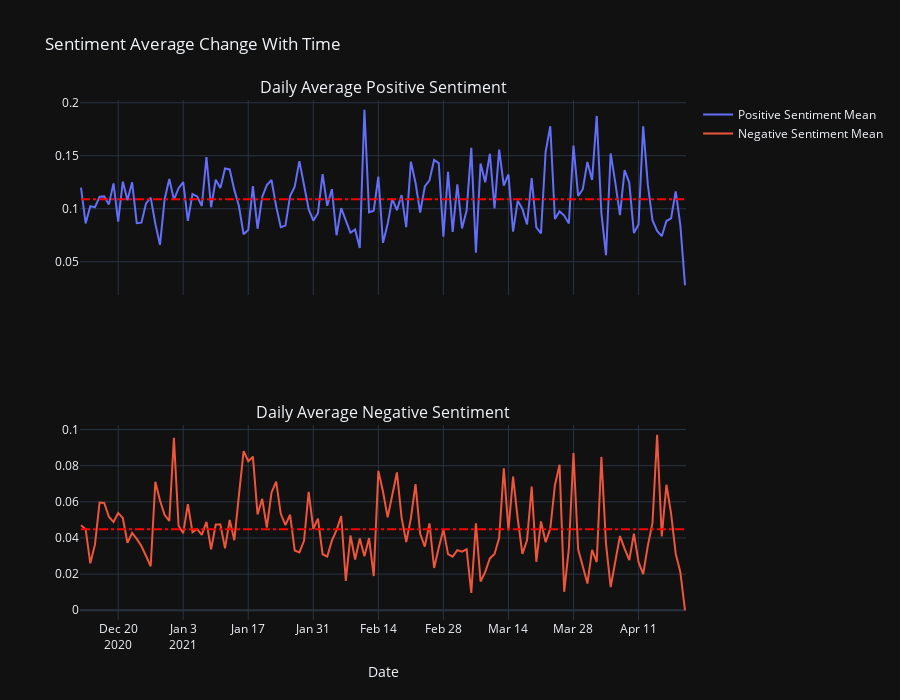

Source (notebook cell):
### Code cell
b_date_mean = ft_data.groupby(by='date').mean().reset_index()
b_date_std = ft_data.groupby(by='date').std().reset_index()


fig = make_subplots(rows=2, cols=1,shared_xaxes=True,subplot_titles=('Daily Average Positive Sentiment',  'Daily Average Negative Sentiment'))

fig.add_trace(
    go.Scatter(x=b_date_mean['date'], y=b_date_mean['Positive Sentiment'],name='Positive Sentiment Mean'),
    row=1, col=1
)


#positive mean
fig.add_shape(type="line",
    x0=b_date_mean['date'].values[0], y0=b_date_mean['Positive Sentiment'].mean(), x1=b_date_mean['date'].values[-1], y1=b_date_mean['Positive Sentiment'].mean(),
    line=dict(
        color="Red",
        width=2,
        dash="dashdot",
    ),
        name='Mean'
)
fig.add_trace(
    go.Scatter(x=b_date_mean['date'], y=b_date_mean['Negative Sentiment'],name='Negative Sentiment Mean'),
    row=2, col=1
)

#negative mean
fig.add_shape(type="line",
    x0=b_date_mean['date'].values[0], y0=b_date_mean['Negative Sentiment'].mean(), x1=b_date_mean['date'].values[-1], y1=b_date_mean['Negative Sentiment'].mean(),
    line=dict(
        color="Red",
        width=2,
        dash="dashdot",
    ),
        name='Mean',
        xref='x2',
        yref='y2'
)


fig['layout']['xaxis2']['title'] = 'Date'
fig.update_layout(height=700, width=900, title_text="Sentiment Average Change With Time")
fig.show()

### Figure 1 — Plotly figure (JSON) as saved in the notebook; plotly's stock layout.template omitted (floating-point values rounded to 4 significant figures; data arrays with more than 128 entries replaced by an {"elided": "..."} marker saying what was removed)
{"data": [{"name": "Positive Sentiment Mean", "x": {"elided": "131 str values"}, "y": {"elided": "131 float values"}, "type": "scatter", "xaxis": "x", "yaxis": "y"}, {"name": "Negative Sentiment Mean", "x": {"elided": "131 str values"}, "y": {"elided": "131 float values"}, "type": "scatter", "xaxis": "x2", "yaxis": "y2"}], "layout": {"xaxis": {"anchor": "y", "domain": [0.0, 1.0], "matches": "x2", "showticklabels": false}, "yaxis": {"anchor": "x", "domain": [0.625, 1.0]}, "xaxis2": {"anchor": "y2", "domain": [0.0, 1.0], "title": {"text": "Date"}}, "yaxis2": {"anchor": "x2", "domain": [0.0, 0.375]}, "annotations": [{"font": {"size": 16}, "showarrow": false, "text": "Daily Average Positive Sentiment", "x": 0.5, "xanchor": "center", "xref": "paper", "y": 1.0, "yanchor": "bottom", "yref": "paper"}, {"font": {"size": 16}, "showarrow": false, "text": "Daily Average Negative Sentiment", "x": 0.5, "xanchor": "center", "xref": "paper", "y": 0.375, "yanchor": "bottom", "yref": "paper"}], "shapes": [{"line": {"color": "Red", "dash": "dashdot", "width": 2}, "name": "Mean", "type": "line", "x0": "2020-12-12", "x1": "2021-04-21", "y0": 0.109, "y1": 0.109}, {"line": {"color": "Red", "dash": "dashdot", "width": 2}, "name": "Mean", "type": "line", "x0": "2020-12-12", "x1": "2021-04-21", "xref": "x2", "y0": 0.04488, "y1": 0.04488, "yref": "y2"}], "title": {"text": "Sentiment Average Change With Time"}, "height": 700, "width": 900}}
